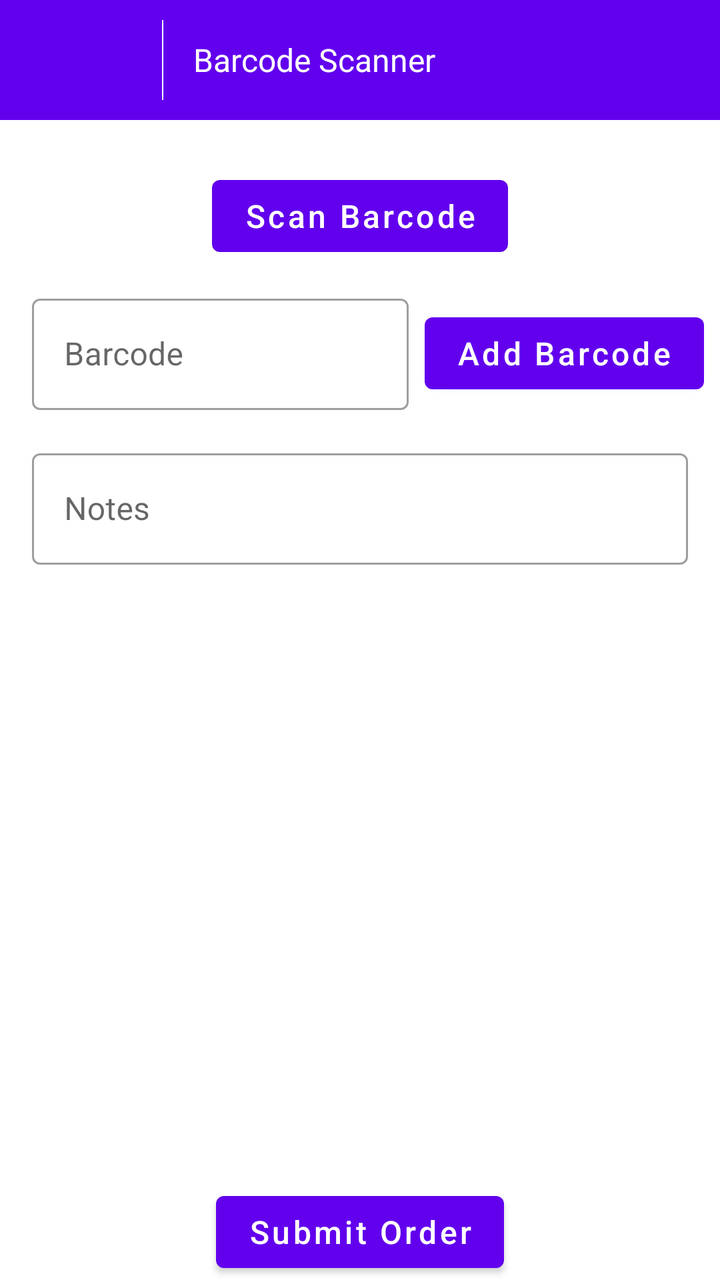
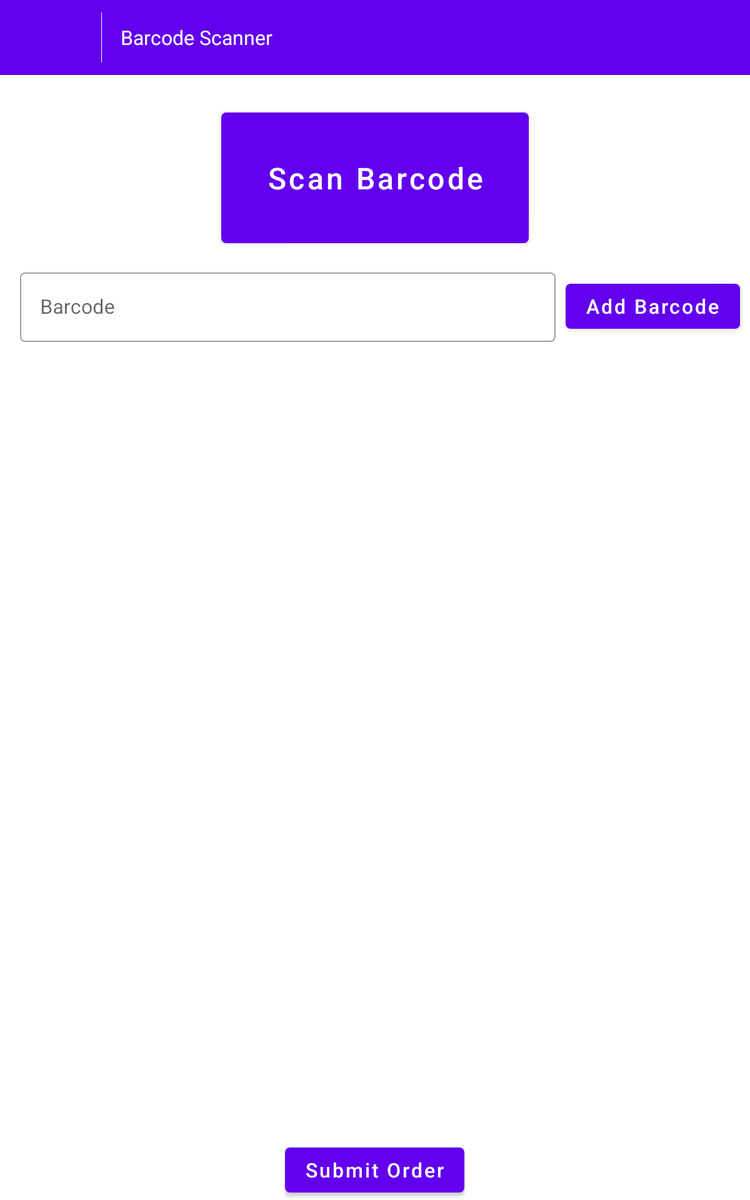

One screen, two layout resources from the same app: the default and the repository's alternative for another configuration. Each is rendered where Android would select it; the XML of both is given below.
<!-- AndroidManifest.xml: activity theme Theme.MorScanner.NoActionBar -->
<!-- res/layout/activity_scanner.xml -->
<?xml version="1.0" encoding="utf-8"?>
<RelativeLayout xmlns:android="http://schemas.android.com/apk/res/android"
    xmlns:app="http://schemas.android.com/apk/res-auto"
    xmlns:tools="http://schemas.android.com/tools"
    android:layout_width="match_parent"
    android:layout_height="match_parent"
    android:orientation="vertical"
    tools:context=".Activity.ScannerActivity">

    <RelativeLayout
        android:id="@+id/rlHeader"
        android:layout_width="match_parent"
        android:layout_height="60dp"
        android:background="@color/purple_500"
        android:padding="10dp"
        app:layout_constraintEnd_toEndOf="parent"
        app:layout_constraintStart_toStartOf="parent"
        app:layout_constraintTop_toTopOf="parent">

        <ImageView
            android:id="@+id/iv_LogoWhite"
            android:layout_width="48dp"
            android:layout_height="48dp"
            android:layout_centerVertical="true"
            android:layout_marginStart="8dp"
            android:src="@drawable/ic_baseline_arrow_back_24" />


        <View
            android:id="@+id/view"
            android:layout_width="0.5dp"
            android:layout_height="match_parent"
            android:layout_marginStart="15dp"
            android:layout_toEndOf="@+id/iv_LogoWhite"
            android:background="@color/white" />


        <TextView
            android:id="@+id/txtSetting"
            android:layout_width="wrap_content"
            android:layout_height="wrap_content"
            android:layout_centerVertical="true"
            android:layout_marginStart="15dp"
            android:layout_toEndOf="@+id/view"
            android:text="Barcode Scanner"
            android:textColor="@color/white"
            android:textSize="16sp" />


    </RelativeLayout>


    <com.google.android.material.button.MaterialButton
        android:id="@+id/btnScanBarcode"
        android:layout_width="wrap_content"
        android:layout_height="wrap_content"
        android:layout_gravity="center"
        android:layout_marginTop="24dp"
        android:text="Scan Barcode"
        android:layout_below="@id/rlHeader"
        android:layout_centerHorizontal="true"
        app:icon="@drawable/barcode_scanner"
        android:textAllCaps="false"
        android:textColor="@color/white"
        android:textSize="16sp" />


    <LinearLayout
        android:id="@+id/llAdd"
        android:layout_width="match_parent"
        android:layout_height="wrap_content"
        android:layout_below="@id/btnScanBarcode">


        <com.google.android.material.textfield.TextInputLayout
            android:id="@+id/edtBarcode"
            style="@style/Widget.MaterialComponents.TextInputLayout.OutlinedBox"
            android:layout_width="0dp"
            android:layout_height="wrap_content"
            android:layout_gravity="center"
            android:layout_marginStart="16dp"
            android:layout_marginTop="8dp"
            android:layout_weight="0.75"

            android:hint="Barcode"
            app:errorEnabled="true">

            <com.google.android.material.textfield.TextInputEditText
                android:layout_width="match_parent"
                android:layout_height="wrap_content"
                android:inputType="number" />

        </com.google.android.material.textfield.TextInputLayout>

        <com.google.android.material.button.MaterialButton
            android:id="@+id/btnAddBarcode"
            android:layout_width="wrap_content"
            android:layout_height="wrap_content"
            android:layout_gravity="center"
            android:layout_marginLeft="8dp"
            android:layout_marginRight="8dp"
            android:gravity="center"
            android:text="Add Barcode"
            android:textAllCaps="false"
            android:textColor="@color/white"
            android:textSize="16sp" />


    </LinearLayout>


    <com.google.android.material.textfield.TextInputLayout
        android:id="@+id/edtNotes"
        android:layout_width="match_parent"
        android:layout_height="wrap_content"
        android:hint="Notes"
        android:layout_below="@id/llAdd"
        android:layout_marginHorizontal="16dp"
        app:errorEnabled="true"
        style="@style/Widget.MaterialComponents.TextInputLayout.OutlinedBox">

        <com.google.android.material.textfield.TextInputEditText
            android:id="@+id/edtNotesText"
            android:layout_width="match_parent"
            android:layout_height="wrap_content"
            android:inputType="text"
            />

    </com.google.android.material.textfield.TextInputLayout>

    <androidx.recyclerview.widget.RecyclerView
        android:id="@+id/rvBarcode"
        android:layout_width="match_parent"
        android:layout_height="wrap_content"
        android:layout_above="@+id/btnSubmitOrder"
        android:layout_below="@+id/edtNotes"
        android:clipToPadding="false"
        android:paddingTop="16dp"
        android:paddingBottom="16dp"
        app:layoutManager="androidx.recyclerview.widget.LinearLayoutManager"
        tools:listitem="@layout/list_barcode" />


    <com.google.android.material.button.MaterialButton
        android:id="@+id/btnSubmitOrder"
        android:layout_width="wrap_content"
        android:layout_height="wrap_content"
        android:layout_alignParentBottom="true"
        android:layout_centerHorizontal="true"
        android:layout_marginTop="24dp"
        android:text="Submit Order"
        android:textAllCaps="false"
        android:textColor="@color/white"
        android:textSize="16sp" />


</RelativeLayout>
<!-- res/layout/list_barcode.xml (included above) -->
<?xml version="1.0" encoding="utf-8"?>
<androidx.cardview.widget.CardView xmlns:android="http://schemas.android.com/apk/res/android"
    xmlns:app="http://schemas.android.com/apk/res-auto"
    xmlns:tools="http://schemas.android.com/tools"
    android:id="@+id/card"
    android:layout_width="match_parent"
    android:layout_height="wrap_content"
    android:layout_margin="8dp"
    android:elevation="8dp"
    android:orientation="vertical">


    <LinearLayout
        android:layout_width="match_parent"
        android:layout_height="wrap_content"
        android:padding="8dp"
        android:orientation="vertical">

        <LinearLayout
            android:layout_width="match_parent"
            android:layout_height="wrap_content"
            android:paddingTop="4dp"
            android:paddingBottom="4dp"
            android:orientation="horizontal">

            <TextView
                android:id="@+id/txtBarcode"
                android:layout_width="0dp"
                android:layout_height="wrap_content"
                android:layout_weight="0.8"
                android:textSize="16sp"
                android:textColor="@color/cardTextColorTitle"
                tools:text="Barcode Number: \n12456487897464" />

            <LinearLayout
                android:id="@+id/llDelete"
                android:layout_width="0dp"
                android:layout_height="48dp"
                android:layout_weight="0.2"
                android:gravity="center">

                <ImageView
                    android:layout_width="24dp"
                    android:layout_height="24dp"
                    android:rotation="45"
                    android:src="@drawable/ic_baseline_add_circle_outline_24"
                    />

            </LinearLayout>

        </LinearLayout>


        <LinearLayout
            android:layout_width="match_parent"
            android:layout_height="wrap_content"
            android:paddingTop="4dp"
            android:paddingBottom="4dp">

            <TextView
                android:id="@+id/txtDesignCategory"
                android:layout_width="0dp"
                android:layout_height="wrap_content"
                android:layout_weight="1"
                android:textSize="16sp"
                android:textColor="@color/cardTextColorTitle"
                tools:text="Design Category: \nYagnik" />

            <TextView
                android:id="@+id/txtDesignNumber"
                android:layout_width="0dp"
                android:layout_height="wrap_content"
                android:layout_weight="1"
                android:textSize="16sp"
                android:textColor="@color/cardTextColorTitle"
                tools:text="Design Number:\n9898245123" />

        </LinearLayout>


        <LinearLayout
            android:layout_width="match_parent"
            android:layout_height="wrap_content"
            android:paddingTop="4dp"
            android:paddingBottom="4dp">

            <TextView
                android:id="@+id/txtDiamondPcs"
                android:layout_width="0dp"
                android:layout_height="wrap_content"
                android:layout_weight="1"
                android:textSize="16sp"
                android:textColor="@color/cardTextColorTitle"
                tools:text="Diamond PCs: \nYagnik" />

            <TextView
                android:id="@+id/txtGoldCategory"
                android:layout_width="0dp"
                android:layout_height="wrap_content"
                android:layout_weight="1"
                android:textSize="16sp"
                android:textColor="@color/cardTextColorTitle"
                tools:text="Gold Category:\n9898245123" />

            <TextView
                android:id="@+id/txtGoldWGT"
                android:layout_width="0dp"
                android:layout_height="wrap_content"
                android:layout_weight="1"
                android:textSize="16sp"
                android:textColor="@color/cardTextColorTitle"
                tools:text="Gold Weight:\n9898245123" />

        </LinearLayout>




    </LinearLayout>

</androidx.cardview.widget.CardView>
<!-- resources referenced by this layout -->
<resources>
  <color name="cardTextColorTitle">#4B4B4B</color>
  <color name="purple_500">#FF6200EE</color>
  <color name="white">#FFFFFFFF</color>
  <!-- drawable ic_baseline_add_circle_outline_24 (drawable) -->
  <vector xmlns:android="http://schemas.android.com/apk/res/android"
      android:width="24dp"
      android:height="24dp"
      android:tint="#C43539"
      android:viewportWidth="24"
      android:viewportHeight="24">
      <path
          android:fillColor="@android:color/white"
          android:pathData="M13,7h-2v4L7,11v2h4v4h2v-4h4v-2h-4L13,7zM12,2C6.48,2 2,6.48 2,12s4.48,10 10,10 10,-4.48 10,-10S17.52,2 12,2zM12,20c-4.41,0 -8,-3.59 -8,-8s3.59,-8 8,-8 8,3.59 8,8 -3.59,8 -8,8z" />
  </vector>
  <style name="Theme.MorScanner.NoActionBar">
          <item name="windowActionBar">false</item>
          <item name="windowNoTitle">true</item>
      </style>
</resources>
<!-- res/layout-sw600dp/activity_scanner.xml (the repository's variant of the layout above) -->
<!-- drawn on a 7-inch tablet held upright -->
<?xml version="1.0" encoding="utf-8"?>
<RelativeLayout xmlns:android="http://schemas.android.com/apk/res/android"
    xmlns:app="http://schemas.android.com/apk/res-auto"
    xmlns:tools="http://schemas.android.com/tools"
    android:layout_width="match_parent"
    android:layout_height="match_parent"
    android:orientation="vertical"
    tools:context=".Activity.ScannerActivity">

    <RelativeLayout
        android:id="@+id/rlHeader"
        android:layout_width="match_parent"
        android:layout_height="60dp"
        android:background="@color/purple_500"
        android:padding="10dp"
        app:layout_constraintEnd_toEndOf="parent"
        app:layout_constraintStart_toStartOf="parent"
        app:layout_constraintTop_toTopOf="parent">

        <ImageView
            android:id="@+id/iv_LogoWhite"
            android:layout_width="48dp"
            android:layout_height="48dp"
            android:layout_centerVertical="true"
            android:layout_marginStart="8dp"
            android:src="@drawable/ic_baseline_arrow_back_24" />


        <View
            android:id="@+id/view"
            android:layout_width="0.5dp"
            android:layout_height="match_parent"
            android:layout_marginStart="15dp"
            android:layout_toEndOf="@+id/iv_LogoWhite"
            android:background="@color/white" />


        <TextView
            android:id="@+id/txtSetting"
            android:layout_width="wrap_content"
            android:layout_height="wrap_content"
            android:layout_centerVertical="true"
            android:layout_marginStart="15dp"
            android:layout_toEndOf="@+id/view"
            android:text="Barcode Scanner"
            android:textColor="@color/white"
            android:textSize="16sp" />


    </RelativeLayout>


    <com.google.android.material.button.MaterialButton
        android:id="@+id/btnScanBarcode"
        android:layout_width="wrap_content"
        android:layout_height="wrap_content"
        android:layout_below="@id/rlHeader"
        android:layout_centerHorizontal="true"
        android:layout_gravity="center"
        android:layout_marginTop="24dp"
        android:padding="36dp"
        android:text="Scan Barcode"
        android:textAllCaps="false"
        android:textColor="@color/white"
        android:textSize="24sp"
        app:icon="@drawable/barcode_scanner" />



    <LinearLayout
        android:id="@+id/llAdd"
        android:layout_width="match_parent"
        android:layout_height="wrap_content"
        android:layout_below="@id/btnScanBarcode">


        <com.google.android.material.textfield.TextInputLayout
            android:id="@+id/edtBarcode"
            android:layout_width="0dp"
            android:layout_height="wrap_content"
            android:hint="Barcode"
            android:layout_gravity="center"
            android:layout_weight="0.75"
            android:layout_marginTop="8dp"
            android:layout_marginStart="16dp"

            app:errorEnabled="true"
            style="@style/Widget.MaterialComponents.TextInputLayout.OutlinedBox">

            <com.google.android.material.textfield.TextInputEditText
                android:layout_width="match_parent"
                android:layout_height="wrap_content"
                android:inputType="number"
                />

        </com.google.android.material.textfield.TextInputLayout>

        <com.google.android.material.button.MaterialButton
            android:id="@+id/btnAddBarcode"
            android:layout_width="wrap_content"
            android:layout_height="wrap_content"
            android:text="Add Barcode"
            android:layout_marginLeft="8dp"
            android:layout_marginRight="8dp"
            android:layout_gravity="center"
            android:gravity="center"
            android:textAllCaps="false"
            android:textColor="@color/white"
            android:textSize="16sp" />


    </LinearLayout>


    <androidx.recyclerview.widget.RecyclerView
        android:id="@+id/rvBarcode"
        android:layout_width="match_parent"
        android:layout_height="wrap_content"
        android:layout_above="@+id/btnSubmitOrder"
        android:layout_below="@+id/llAdd"
        android:clipToPadding="false"
        android:paddingTop="16dp"
        android:paddingBottom="16dp"
        app:layoutManager="androidx.recyclerview.widget.LinearLayoutManager"
        tools:listitem="@layout/list_barcode" />


    <com.google.android.material.button.MaterialButton
        android:id="@+id/btnSubmitOrder"
        android:layout_width="wrap_content"
        android:layout_height="wrap_content"
        android:text="Submit Order"
        android:layout_alignParentBottom="true"
        android:layout_centerHorizontal="true"
        android:textAllCaps="false"
        android:textColor="@color/white"
        android:layout_marginTop="24dp"
        android:textSize="16sp" />


</RelativeLayout>
